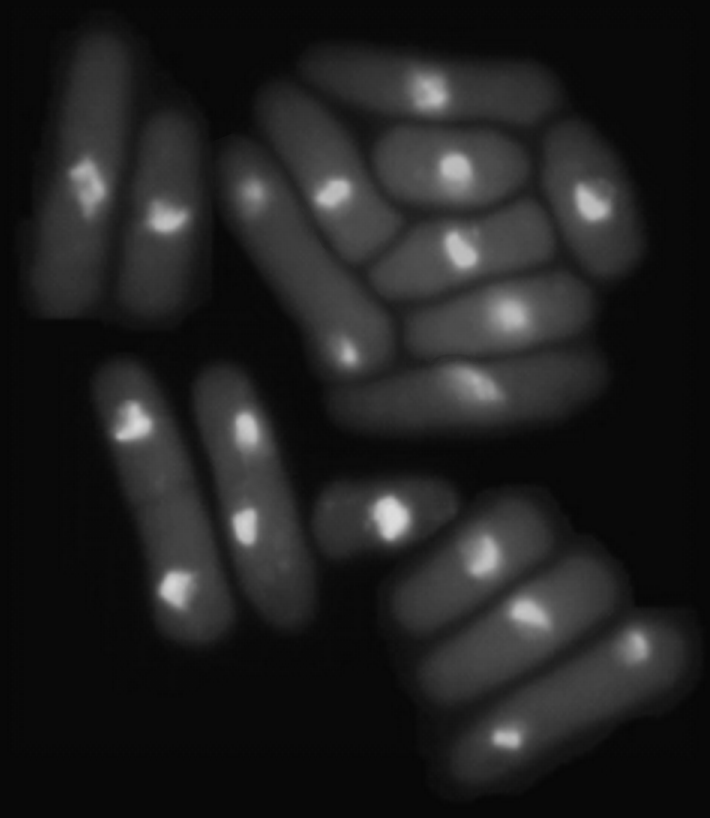
#> input picture Vision Artificial/TP3/levadura.png, 710 x 818 px, found by its file name
$ python TP3.py
#> lines starting #> are read from the running program, lines starting #| are printed output that depends on the picture; after the words box and inside, x2 and y2 are one past the last pixel; in counts of white or black regions, pixels touching at a corner belong together
import numpy as np
import cv2 as cv

def draw_labels(labels, img):
    # Create a blank white image
    colored_labels = np.ones_like(img) * 255

    # Loop through unique labels (excluding background)
    for label in np.unique(labels):
        if label == 1:
            continue  # Skip background
        # Create a mask for the current label
        mask = (labels == label)
        # Determine color based on area
        area = np.sum(mask)
        area_threshold = cv.getTrackbarPos('Area Threshold', 'Controls')
        color = (255, 0, 0) if area <= area_threshold else (0, 0, 255)  # Red for area <= 50, Blue otherwise
        colored_labels[mask] = color

    cv.imshow('Colored Labels', colored_labels)

def on_trackbar(val):
    pass

# Create named windows
cv.namedWindow('Image')
cv.namedWindow('Controls')

# Create trackbars in the 'Controls' window
cv.createTrackbar('Nucleo', 'Controls', 0, 255, on_trackbar)
cv.createTrackbar('Background', 'Controls', 0, 40, on_trackbar)
cv.createTrackbar('Area Threshold', 'Controls', 5000, 50000, on_trackbar)  # Rango de 0 a 100

while True:
    img = cv.imread("./TP3/levadura.png")
#> img is the input picture: shape (818, 710, 3); min 6, max 222, mean 33.1
    # Reduce image size
    img = cv.resize(img, None, fx=0.5, fy=0.5, interpolation=cv.    INTER_AREA)
#> img: shape (409, 355, 3)

    gray = cv.cvtColor(img,cv.COLOR_BGR2GRAY)

    # Get current positions of trackbars
    nucleo = cv.getTrackbarPos('Nucleo', 'Controls')
    background = cv.getTrackbarPos('Background', 'Controls')

    # Generate binary image for nucleos
    _, nucleos = cv.threshold(gray, nucleo, 255, cv.THRESH_BINARY)
#> nucleos: shape (409, 355); every value is 255

    # Denoise nucleos
    kernel = np.ones((3,3), np.uint8)
    nucleos_denoised = cv.morphologyEx(nucleos, cv.MORPH_OPEN, kernel, iterations=3)
    nucleos_denoised = cv.morphologyEx(nucleos_denoised, cv.MORPH_CLOSE, kernel, iterations=3)

    # Generate binary image for background
    _, background_mask = cv.threshold(gray, background, 255, cv.THRESH_BINARY)

    # Denoise background
    background_denoised = cv.morphologyEx(background_mask, cv.MORPH_OPEN, kernel, iterations=3)
    background_denoised = cv.morphologyEx(background_denoised, cv.MORPH_CLOSE, kernel, iterations=3)

    #Crear el Unknown

    unknown = cv.subtract(background_denoised,nucleos_denoised)
#> unknown: shape (409, 355); every value is 0


    # Marker labelling
    # Each connected component (foreground object) is assigned a unique label.
    # The function returns the number of labels and the labeled image
    count, markers = cv.connectedComponents(nucleos_denoised)
#> markers: shape (409, 355) int32; every value is 1
#> count = 2

    # Add one to all labels so that sure background is not 0, but 1
    # This is done to ensure that the background is labeled as 1 instead of 0.
    # In watershed segmentation, the background should not be labeled as 0 because 0 is reserved for the unknown region.
    markers = markers+1
#> markers: shape (409, 355) int32; every value is 2

    # Now, mark the region of unknown with zero
    # By setting these regions to 0 in the markers image,
    # we indicate that these regions are to be treated as unknown during the watershed algorithm.
    markers[unknown==255] = 0


    # The watershed algorithm treats the markers as seeds and floods the regions to segment the image.
    # The boundaries of the segmented regions are marked with -1 in the markers image.
    markers = cv.watershed(img,markers)
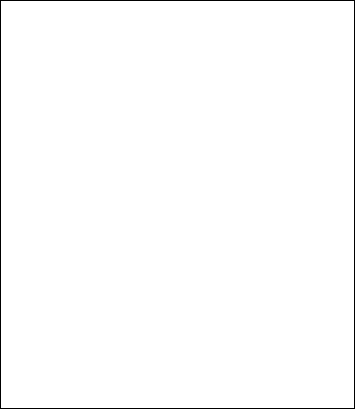
#> markers: shape (409, 355) int32; values -1 (black) and 2 (white), 99% white; black in thin lines or dots

    # This line marks the boundaries of the segmented regions in the original image img with the color blue
    img[markers == -1] = [255,0,0]

    # Count the number of unique labels (cells)
    unique_labels = np.unique(markers)
#> unique_labels = [-1, 2]
    num_cells = len(unique_labels) - 2  # Subtract 2 to exclude background (1) and boundary (-1) labels
#> num_cells = 0

    # Display the number of cells
    cv.putText(img, f'Num Cells: {num_cells}', (10, 30), cv.FONT_HERSHEY_SIMPLEX, 1, (255, 255, 255), 2)
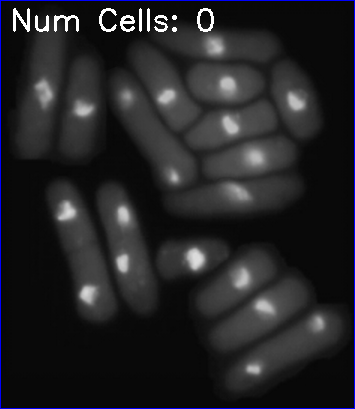
#> img: shape (409, 355, 3); mean B, G, R 37.9, 35.2, 35.2

    # Dibuja cada celula con un color distinto y muestra el número total de células
    draw_labels(markers, img)
#> in draw_labels, `mask = (labels == label)`: mask: shape (409, 355) bool; 1% white in thin lines or dots
#> in draw_labels, `area = np.sum(mask)`: area = 1524
#> in draw_labels, `color = (255, 0, 0) if area <= area_threshold else (0, 0, 255)`: color = (255, 0, 0)
#> in draw_labels, `cv.imshow('Colored Labels', colored_labels)`:
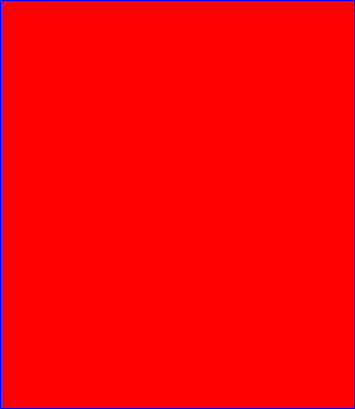
#> window 'Colored Labels': shape (409, 355, 3); mean B, G, R 2.7, 0, 252.3

    # Display the original image, denoised nucleos, and denoised background images
    cv.imshow('Image', gray)
    cv.imshow('Nucleos Denoised', nucleos_denoised)
    cv.imshow('Background Denoised', background_denoised)
    cv.imshow('Unknown', unknown)
    cv.imshow('Celulas', img)

    # Create a blank image for controls
    controls = np.zeros((100, 300, 3), dtype=np.uint8)
    cv.putText(controls, f'Nucleo: {nucleo}', (10, 30), cv.FONT_HERSHEY_SIMPLEX, 0.7, (255, 255, 255), 2)
    cv.putText(controls, f'Background: {background}', (10, 60), cv.FONT_HERSHEY_SIMPLEX, 0.7, (255, 255, 255), 2)
    cv.imshow('Controls', controls)
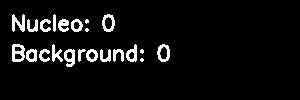
#> window 'Controls': shape (100, 300, 3); 6.1% white; 22 white regions (4 under 20 px), largest, box (x1, y1, x2, y2) and area: (12, 44, 25, 62) 156, (12, 14, 25, 32) 139, (64, 49, 75, 67) 125

    # Wait for a key
    key = cv.waitKey(1) & 0xFF
#> (key Esc is pressed here)

    # If ESC is pressed (ASCII code 27), break the loop
    if key == 27:
        break

cv.destroyAllWindows()

#NO me esta marcando bien las celulas. MI matriz markers me muestra los nucleos. no esta haciendo bien el waterspread sobre la zona unkown.
#hay algo que hace que la linea 73 no ande

# no se que hace la linea 47 de coins.py

#usar 68 y 19 en los trackbats
